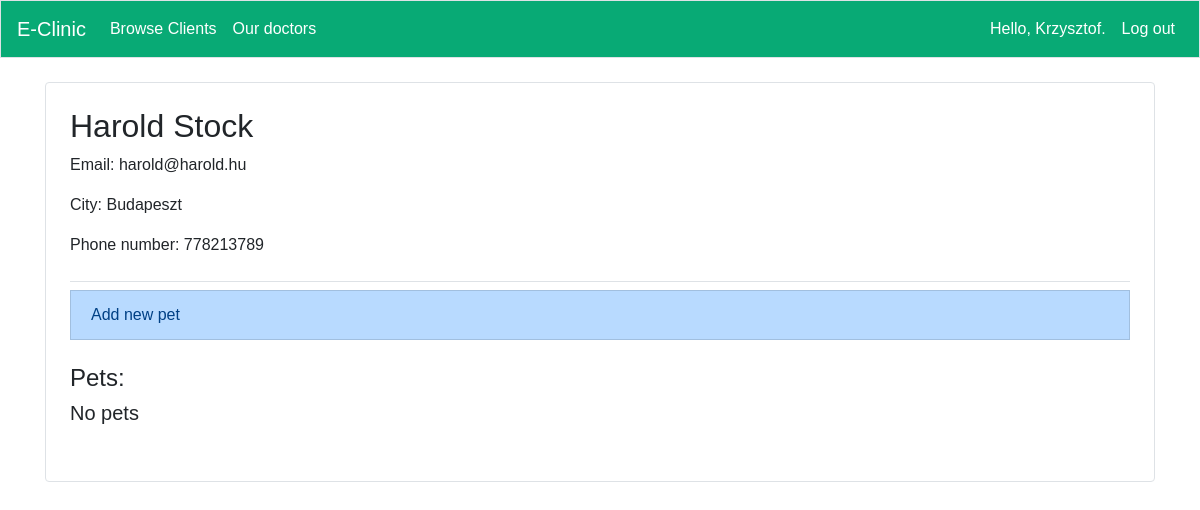
Page /browse_clients/7/ (signed in) on the earlier database version.
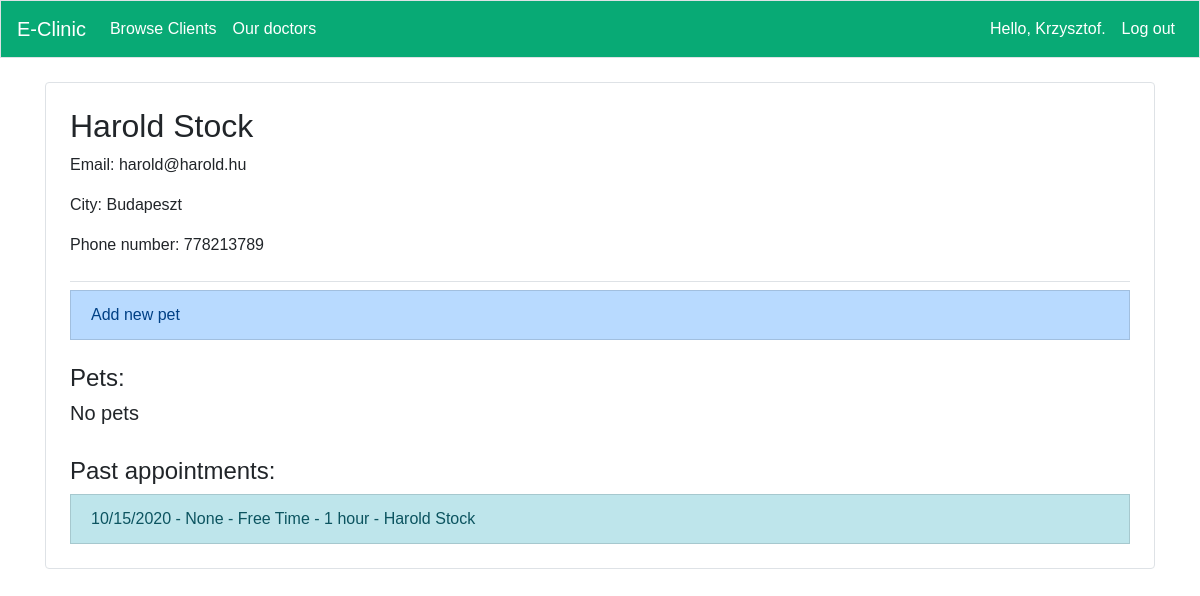
Same page on the later database version.
### app/models.py (models this page shows, shortened)
class Appointment(models.Model):
    client = models.ForeignKey(User,verbose_name=_lazy('client'),null=True, default=None, on_delete=models.CASCADE)
    animal = models.ForeignKey(Animal,verbose_name=_lazy('animal'), on_delete=models.CASCADE,blank=True,null=True)
    slot = models.ForeignKey('user.Slot',verbose_name=_lazy('slot'), null=True, on_delete=models.SET_NULL)
    service = models.ForeignKey('user.Service',verbose_name=_lazy('service'), null=True, on_delete=models.SET_NULL)
    doctor = models.ForeignKey('user.Doctor',verbose_name=_lazy('doctor'), null=True, on_delete=models.SET_NULL)
    date = models.DateField(verbose_name=_lazy('date'),null=True)
    start_time = models.TimeField(verbose_name=_lazy('start time'),null=True)
    information = models.TextField(verbose_name=_lazy('information'),null=True,blank=True)
    class Meta:
        verbose_name_plural = 'Appointments'

### user/models.py (models this page shows, shortened)
class Service(models.Model):
    name = models.CharField(verbose_name=_lazy('service'),max_length=200, null=True)
    duration = models.DurationField(verbose_name=_lazy('duration'),null=True)
    admin_only = models.BooleanField(null=True,verbose_name=_lazy('staff only'))
    class Meta:
        verbose_name_plural = 'Services'
    def __str__(self):
        return f"{self.name}"

class Doctor(models.Model):
    profile = models.OneToOneField(Profile,verbose_name=_lazy('profile'),default=None, on_delete=models.CASCADE)
    speciality = models.CharField(verbose_name=_lazy('speciality'),max_length=50)
    image = models.ImageField(upload_to='static/profile_images', blank=True)
    services = models.ManyToManyField(Service,verbose_name=_lazy('services'))
    class Meta:
        verbose_name_plural = 'Doctors'
    def __str__(self):
        return f"{self.profile.user.first_name} {self.profile.user.last_name}"

class Profile(models.Model):
    user = models.OneToOneField(User,default=None, null=True, on_delete=models.CASCADE)
    phone_number = models.CharField(verbose_name=_lazy('phone_number'),
                                    max_length=15,
                                    blank=True,
                                    null=True,)
    city = models.CharField(verbose_name=_lazy('city'),
                            max_length=100,
                            blank=True,
                            null=True,)
    birth_date = models.DateField(null=True, blank=True)

### app/decorators.py (the view)
		def wrapper_func(request, *args, **kwargs):
			group = None
			if request.user.groups.exists():
				group = request.user.groups.all()[0].name
			if group in allowed_roles:
				return view_func(request, *args, **kwargs)
			else:
				return HttpResponse('You are not authorized to view this page')

### app/templatetags/user_tags.py (called while the page is built)
@register.filter(name='has_group')
def has_group(user, group_name):
    group = Group.objects.filter(name=group_name)
    if group:
        group = group.first()
        return group in user.groups.all()
    else:
        return False

### app/views.py (called while the page is built)
@staff_member_required(login_url='app:index')
@allowed_users(allowed_roles=['Admin'])
def client(request,client_id):
    client = User.objects.get(id=client_id)
    appointments = Appointment.objects.filter(client=client).order_by('date','start_time')
    past_appointments = []
    today = date.today()
    for appointment in appointments:
        if appointment.date < today:
            past_appointments.append(appointment)
            appointments = appointments.exclude(id=appointment.id)
        else:
            break
    animals = client.animal_set.all()
    context = {'client':client,'animals': animals, 'appointments':appointments,
                'past_appointments':past_appointments}
    return render(request, 'app/client.html', context)

### app/templates/app/client.html (shortened to what this page needs)
{% extends "app/base.html" %}
{% load i18n %}
{% load user_tags %}
{% load static %}
{% block page_header %}
    <h2>{{client.first_name}} {{client.last_name}}</h2>
    <p>{% trans "Email:" %} {{client.email}}</p>
    <p>{% trans "City:" %} {{client.profile.city}}</p>
    <p>{% trans "Phone number:" %} {{client.profile.phone_number}}</p>
{% endblock page_header %}
{% block content %}
{% if request.user|has_group:"Admin" %}
    <a class="list-group-item list-group-item-action list-group-item-primary" href="{% url 'app:add_pet' client.id %}">{% trans "Add new pet"%}</a>
    {%endif%}
    <br>
    <h4>{% trans "Pets" %}:</h4>
    {% for animal in animals%}
        <a class="list-group-item list-group-item-action list-group-item-secondary" href="{% url 'app:disease' animal.id %}">{{animal}}</a>
        <p></p>
        {% empty %}
        <h5>{% trans "No pets"%}</h5>
    {%endfor%}
    <br>
    {% if past_appointments%}
    <h4>{% trans "Past appointments" %}:</h4>
    {% for appointment in past_appointments %}
        <a class="list-group-item list-group-item-action list-group-item-info"
        href="javascript:showhide('{{appointment.id}}')">{{appointment.date|date:"SHORT_DATE_FORMAT"}} - {{appointment.animal}} - {{appointment.service}} - {{appointment.doctor}}</a>
    {% endfor %}
    {% endif %}
{% endblock content %}

Differences in the rows shown:
added Appointment: date "10/15/2020", animal "None", service "Free Time - 1 hour", doctor "Harold Stock"
Other differences:
text now shown: "Past appointments :"
